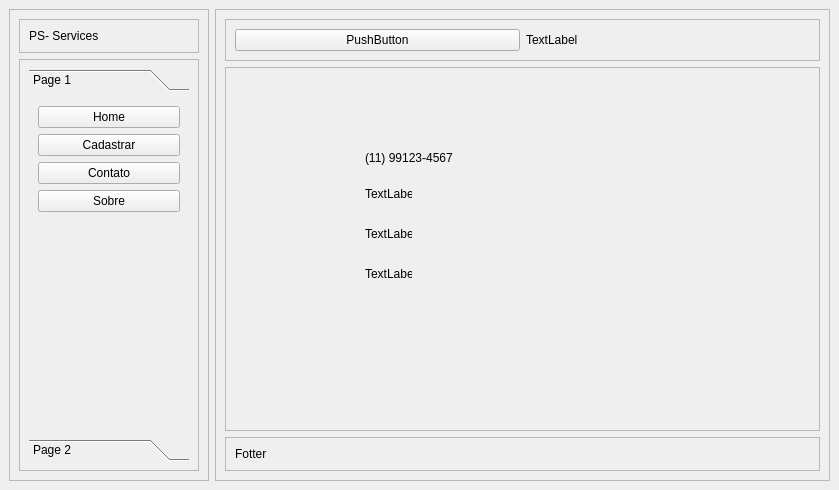
<?xml version="1.0" encoding="UTF-8"?>
<ui version="4.0">
 <class>MainWindow</class>
 <widget class="QMainWindow" name="MainWindow">
  <property name="geometry">
   <rect>
    <x>0</x>
    <y>0</y>
    <width>839</width>
    <height>490</height>
   </rect>
  </property>
  <property name="windowTitle">
   <string>MainWindow</string>
  </property>
  <widget class="QWidget" name="centralwidget">
   <layout class="QHBoxLayout" name="horizontalLayout">
    <item>
     <widget class="QFrame" name="left_container">
      <property name="maximumSize">
       <size>
        <width>200</width>
        <height>16777215</height>
       </size>
      </property>
      <property name="frameShape">
       <enum>QFrame::StyledPanel</enum>
      </property>
      <property name="frameShadow">
       <enum>QFrame::Raised</enum>
      </property>
      <layout class="QVBoxLayout" name="verticalLayout_2">
       <item>
        <widget class="QFrame" name="frame_2">
         <property name="frameShape">
          <enum>QFrame::StyledPanel</enum>
         </property>
         <property name="frameShadow">
          <enum>QFrame::Raised</enum>
         </property>
         <layout class="QHBoxLayout" name="horizontalLayout_4">
          <item>
           <widget class="QLabel" name="label_3">
            <property name="text">
             <string>PS- Services</string>
            </property>
           </widget>
          </item>
         </layout>
        </widget>
       </item>
       <item>
        <widget class="QFrame" name="frame">
         <property name="frameShape">
          <enum>QFrame::StyledPanel</enum>
         </property>
         <property name="frameShadow">
          <enum>QFrame::Raised</enum>
         </property>
         <layout class="QVBoxLayout" name="verticalLayout_3">
          <item>
           <widget class="QToolBox" name="toolBox">
            <property name="currentIndex">
             <number>0</number>
            </property>
            <widget class="QWidget" name="page">
             <property name="geometry">
              <rect>
               <x>0</x>
               <y>0</y>
               <width>160</width>
               <height>336</height>
              </rect>
             </property>
             <attribute name="label">
              <string>Page 1</string>
             </attribute>
             <layout class="QVBoxLayout" name="verticalLayout_4">
              <item>
               <widget class="QPushButton" name="pushButton">
                <property name="text">
                 <string>Home</string>
                </property>
               </widget>
              </item>
              <item>
               <widget class="QPushButton" name="pushButton_2">
                <property name="text">
                 <string>Cadastrar</string>
                </property>
               </widget>
              </item>
              <item>
               <widget class="QPushButton" name="pushButton_3">
                <property name="text">
                 <string>Contato</string>
                </property>
               </widget>
              </item>
              <item>
               <widget class="QPushButton" name="pushButton_4">
                <property name="text">
                 <string>Sobre</string>
                </property>
               </widget>
              </item>
              <item>
               <spacer name="verticalSpacer">
                <property name="orientation">
                 <enum>Qt::Vertical</enum>
                </property>
                <property name="sizeHint" stdset="0">
                 <size>
                  <width>20</width>
                  <height>40</height>
                 </size>
                </property>
               </spacer>
              </item>
             </layout>
            </widget>
            <widget class="QWidget" name="page_2">
             <property name="geometry">
              <rect>
               <x>0</x>
               <y>0</y>
               <width>160</width>
               <height>336</height>
              </rect>
             </property>
             <attribute name="label">
              <string>Page 2</string>
             </attribute>
             <widget class="QTextEdit" name="textEdit">
              <property name="geometry">
               <rect>
                <x>0</x>
                <y>23</y>
                <width>161</width>
                <height>391</height>
               </rect>
              </property>
              <property name="html">
               <string>&lt;!DOCTYPE HTML PUBLIC &quot;-//W3C//DTD HTML 4.0//EN&quot; &quot;http://www.w3.org/TR/REC-html40/strict.dtd&quot;&gt;
&lt;html&gt;&lt;head&gt;&lt;meta name=&quot;qrichtext&quot; content=&quot;1&quot; /&gt;&lt;style type=&quot;text/css&quot;&gt;
p, li { white-space: pre-wrap; }
&lt;/style&gt;&lt;/head&gt;&lt;body style=&quot; font-family:'MS Shell Dlg 2'; font-size:8.25pt; font-weight:400; font-style:normal;&quot;&gt;
&lt;p align=&quot;center&quot; style=&quot;-qt-paragraph-type:empty; margin-top:0px; margin-bottom:0px; margin-left:0px; margin-right:0px; -qt-block-indent:0; text-indent:0px;&quot;&gt;&lt;br /&gt;&lt;/p&gt;
&lt;p align=&quot;center&quot; style=&quot;-qt-paragraph-type:empty; margin-top:0px; margin-bottom:0px; margin-left:0px; margin-right:0px; -qt-block-indent:0; text-indent:0px; font-weight:600;&quot;&gt;&lt;br /&gt;&lt;/p&gt;
&lt;p align=&quot;center&quot; style=&quot;-qt-paragraph-type:empty; margin-top:0px; margin-bottom:0px; margin-left:0px; margin-right:0px; -qt-block-indent:0; text-indent:0px; font-weight:600;&quot;&gt;&lt;br /&gt;&lt;/p&gt;
&lt;p align=&quot;center&quot; style=&quot;-qt-paragraph-type:empty; margin-top:0px; margin-bottom:0px; margin-left:0px; margin-right:0px; -qt-block-indent:0; text-indent:0px; font-weight:600;&quot;&gt;&lt;br /&gt;&lt;/p&gt;
&lt;p align=&quot;center&quot; style=&quot;-qt-paragraph-type:empty; margin-top:0px; margin-bottom:0px; margin-left:0px; margin-right:0px; -qt-block-indent:0; text-indent:0px; font-weight:600;&quot;&gt;&lt;br /&gt;&lt;/p&gt;
&lt;p align=&quot;center&quot; style=&quot;-qt-paragraph-type:empty; margin-top:0px; margin-bottom:0px; margin-left:0px; margin-right:0px; -qt-block-indent:0; text-indent:0px; font-weight:600;&quot;&gt;&lt;br /&gt;&lt;/p&gt;
&lt;p align=&quot;center&quot; style=&quot;-qt-paragraph-type:empty; margin-top:0px; margin-bottom:0px; margin-left:0px; margin-right:0px; -qt-block-indent:0; text-indent:0px; font-weight:600;&quot;&gt;&lt;br /&gt;&lt;/p&gt;
&lt;p align=&quot;center&quot; style=&quot;-qt-paragraph-type:empty; margin-top:0px; margin-bottom:0px; margin-left:0px; margin-right:0px; -qt-block-indent:0; text-indent:0px; font-weight:600;&quot;&gt;&lt;br /&gt;&lt;/p&gt;
&lt;p align=&quot;center&quot; style=&quot;-qt-paragraph-type:empty; margin-top:0px; margin-bottom:0px; margin-left:0px; margin-right:0px; -qt-block-indent:0; text-indent:0px; font-weight:600;&quot;&gt;&lt;br /&gt;&lt;/p&gt;
&lt;p align=&quot;center&quot; style=&quot; margin-top:0px; margin-bottom:0px; margin-left:0px; margin-right:0px; -qt-block-indent:0; text-indent:0px;&quot;&gt;&lt;span style=&quot; font-weight:600;&quot;&gt;Usuário&lt;/span&gt;: Psantos&lt;/p&gt;
&lt;p align=&quot;center&quot; style=&quot;-qt-paragraph-type:empty; margin-top:0px; margin-bottom:0px; margin-left:0px; margin-right:0px; -qt-block-indent:0; text-indent:0px;&quot;&gt;&lt;br /&gt;&lt;/p&gt;
&lt;p align=&quot;center&quot; style=&quot; margin-top:0px; margin-bottom:0px; margin-left:0px; margin-right:0px; -qt-block-indent:0; text-indent:0px;&quot;&gt;&lt;span style=&quot; font-weight:600;&quot;&gt;Sistema&lt;/span&gt;:&lt;span style=&quot; font-weight:600;&quot;&gt; &lt;/span&gt;Cadastro&lt;/p&gt;
&lt;p align=&quot;center&quot; style=&quot;-qt-paragraph-type:empty; margin-top:0px; margin-bottom:0px; margin-left:0px; margin-right:0px; -qt-block-indent:0; text-indent:0px;&quot;&gt;&lt;br /&gt;&lt;/p&gt;
&lt;p align=&quot;center&quot; style=&quot; margin-top:0px; margin-bottom:0px; margin-left:0px; margin-right:0px; -qt-block-indent:0; text-indent:0px;&quot;&gt;&lt;span style=&quot; font-weight:600;&quot;&gt;Status&lt;/span&gt;: Ativo&lt;/p&gt;
&lt;p align=&quot;center&quot; style=&quot;-qt-paragraph-type:empty; margin-top:0px; margin-bottom:0px; margin-left:0px; margin-right:0px; -qt-block-indent:0; text-indent:0px;&quot;&gt;&lt;br /&gt;&lt;/p&gt;
&lt;p align=&quot;center&quot; style=&quot; margin-top:0px; margin-bottom:0px; margin-left:0px; margin-right:0px; -qt-block-indent:0; text-indent:0px;&quot;&gt;&lt;span style=&quot; font-weight:600;&quot;&gt;Data de expiração&lt;/span&gt;: 31/12/2999&lt;/p&gt;&lt;/body&gt;&lt;/html&gt;</string>
              </property>
             </widget>
            </widget>
           </widget>
          </item>
         </layout>
        </widget>
       </item>
      </layout>
     </widget>
    </item>
    <item>
     <widget class="QFrame" name="main_container">
      <property name="frameShape">
       <enum>QFrame::StyledPanel</enum>
      </property>
      <property name="frameShadow">
       <enum>QFrame::Raised</enum>
      </property>
      <layout class="QVBoxLayout" name="verticalLayout">
       <item>
        <widget class="QFrame" name="top_frame">
         <property name="frameShape">
          <enum>QFrame::StyledPanel</enum>
         </property>
         <property name="frameShadow">
          <enum>QFrame::Raised</enum>
         </property>
         <layout class="QHBoxLayout" name="horizontalLayout_2">
          <item>
           <widget class="QPushButton" name="btn_toggle">
            <property name="text">
             <string>PushButton</string>
            </property>
           </widget>
          </item>
          <item>
           <widget class="QLabel" name="label">
            <property name="text">
             <string>TextLabel</string>
            </property>
           </widget>
          </item>
         </layout>
        </widget>
       </item>
       <item>
        <widget class="QFrame" name="main_frame">
         <property name="sizePolicy">
          <sizepolicy hsizetype="Preferred" vsizetype="Expanding">
           <horstretch>0</horstretch>
           <verstretch>0</verstretch>
          </sizepolicy>
         </property>
         <property name="contextMenuPolicy">
          <enum>Qt::ActionsContextMenu</enum>
         </property>
         <property name="frameShape">
          <enum>QFrame::StyledPanel</enum>
         </property>
         <property name="frameShadow">
          <enum>QFrame::Raised</enum>
         </property>
         <layout class="QVBoxLayout" name="verticalLayout_5">
          <item>
           <widget class="QStackedWidget" name="Pages">
            <property name="currentIndex">
             <number>2</number>
            </property>
            <widget class="QWidget" name="pg_home">
             <layout class="QVBoxLayout" name="verticalLayout_6">
              <item>
               <widget class="QLabel" name="label_4">
                <property name="text">
                 <string>TextLabel</string>
                </property>
               </widget>
              </item>
             </layout>
            </widget>
            <widget class="QWidget" name="page_cadastrar">
             <layout class="QVBoxLayout" name="verticalLayout_7">
              <item>
               <widget class="QTabWidget" name="tabWidget">
                <property name="currentIndex">
                 <number>0</number>
                </property>
                <widget class="QWidget" name="tab_3">
                 <attribute name="title">
                  <string>Cadastro</string>
                 </attribute>
                 <layout class="QVBoxLayout" name="verticalLayout_9">
                  <item>
                   <widget class="QFrame" name="frame_4">
                    <property name="frameShape">
                     <enum>QFrame::StyledPanel</enum>
                    </property>
                    <property name="frameShadow">
                     <enum>QFrame::Raised</enum>
                    </property>
                    <layout class="QGridLayout" name="gridLayout">
                     <item row="1" column="0">
                      <widget class="QLineEdit" name="lineEdit">
                       <property name="alignment">
                        <set>Qt::AlignCenter</set>
                       </property>
                       <property name="placeholderText">
                        <string>CNPJ</string>
                       </property>
                      </widget>
                     </item>
                     <item row="2" column="0" colspan="4">
                      <widget class="QLineEdit" name="lineEdit_5">
                       <property name="alignment">
                        <set>Qt::AlignCenter</set>
                       </property>
                       <property name="placeholderText">
                        <string>Logradouro</string>
                       </property>
                      </widget>
                     </item>
                     <item row="3" column="0">
                      <widget class="QLineEdit" name="lineEdit_6">
                       <property name="alignment">
                        <set>Qt::AlignCenter</set>
                       </property>
                       <property name="placeholderText">
                        <string>CEP</string>
                       </property>
                      </widget>
                     </item>
                     <item row="3" column="1" colspan="2">
                      <widget class="QLineEdit" name="lineEdit_9">
                       <property name="alignment">
                        <set>Qt::AlignCenter</set>
                       </property>
                       <property name="placeholderText">
                        <string>Número</string>
                       </property>
                      </widget>
                     </item>
                     <item row="3" column="3">
                      <widget class="QLineEdit" name="lineEdit_10">
                       <property name="alignment">
                        <set>Qt::AlignCenter</set>
                       </property>
                       <property name="placeholderText">
                        <string>Complemento</string>
                       </property>
                      </widget>
                     </item>
                     <item row="4" column="0">
                      <widget class="QLineEdit" name="lineEdit_4">
                       <property name="alignment">
                        <set>Qt::AlignCenter</set>
                       </property>
                       <property name="placeholderText">
                        <string>UF</string>
                       </property>
                      </widget>
                     </item>
                     <item row="4" column="1" colspan="2">
                      <widget class="QLineEdit" name="lineEdit_3">
                       <property name="alignment">
                        <set>Qt::AlignCenter</set>
                       </property>
                       <property name="placeholderText">
                        <string>Município</string>
                       </property>
                      </widget>
                     </item>
                     <item row="4" column="3">
                      <widget class="QLineEdit" name="lineEdit_11">
                       <property name="alignment">
                        <set>Qt::AlignCenter</set>
                       </property>
                       <property name="placeholderText">
                        <string>Bairro</string>
                       </property>
                      </widget>
                     </item>
                     <item row="5" column="0">
                      <widget class="QLineEdit" name="lineEdit_7">
                       <property name="alignment">
                        <set>Qt::AlignCenter</set>
                       </property>
                       <property name="placeholderText">
                        <string>Telefone</string>
                       </property>
                      </widget>
                     </item>
                     <item row="5" column="1" colspan="3">
                      <widget class="QLineEdit" name="lineEdit_8">
                       <property name="alignment">
                        <set>Qt::AlignCenter</set>
                       </property>
                       <property name="placeholderText">
                        <string>Email</string>
                       </property>
                      </widget>
                     </item>
                     <item row="1" column="1" colspan="3">
                      <widget class="QLineEdit" name="lineEdit_2">
                       <property name="text">
                        <string/>
                       </property>
                       <property name="alignment">
                        <set>Qt::AlignCenter</set>
                       </property>
                       <property name="placeholderText">
                        <string>Nome Empresarial</string>
                       </property>
                      </widget>
                     </item>
                     <item row="0" column="0" colspan="4">
                      <widget class="QLabel" name="label_6">
                       <property name="text">
                        <string>&lt;html&gt;&lt;head/&gt;&lt;body&gt;&lt;p align=&quot;center&quot;&gt;Empresa&lt;/p&gt;&lt;/body&gt;&lt;/html&gt;</string>
                       </property>
                      </widget>
                     </item>
                    </layout>
                   </widget>
                  </item>
                  <item alignment="Qt::AlignHCenter">
                   <widget class="QPushButton" name="pushButton_5">
                    <property name="text">
                     <string>PushButton</string>
                    </property>
                   </widget>
                  </item>
                 </layout>
                </widget>
                <widget class="QWidget" name="tab_4">
                 <attribute name="title">
                  <string>Empresas</string>
                 </attribute>
                 <widget class="QLabel" name="label_5">
                  <property name="geometry">
                   <rect>
                    <x>10</x>
                    <y>10</y>
                    <width>521</width>
                    <height>61</height>
                   </rect>
                  </property>
                  <property name="text">
                   <string>&lt;html&gt;&lt;head/&gt;&lt;body&gt;&lt;p align=&quot;center&quot;&gt;&lt;span style=&quot; font-size:16pt; font-weight:600;&quot;&gt;EMPRESAS&lt;/span&gt;&lt;/p&gt;&lt;/body&gt;&lt;/html&gt;</string>
                  </property>
                 </widget>
                 <widget class="QWidget" name="">
                  <property name="geometry">
                   <rect>
                    <x>10</x>
                    <y>70</y>
                    <width>511</width>
                    <height>194</height>
                   </rect>
                  </property>
                  <layout class="QHBoxLayout" name="horizontalLayout_5">
                   <item>
                    <widget class="QTableWidget" name="tableWidget">
                     <column>
                      <property name="text">
                       <string>CNPJ</string>
                      </property>
                     </column>
                     <column>
                      <property name="text">
                       <string>NOME</string>
                      </property>
                     </column>
                     <column>
                      <property name="text">
                       <string>LOGRADOURO</string>
                      </property>
                     </column>
                     <column>
                      <property name="text">
                       <string>NUMERO</string>
                      </property>
                     </column>
                     <column>
                      <property name="text">
                       <string>COMPLEMENTO</string>
                      </property>
                     </column>
                     <column>
                      <property name="text">
                       <string>BAIRRO</string>
                      </property>
                     </column>
                     <column>
                      <property name="text">
                       <string>MUNICIPIO</string>
                      </property>
                     </column>
                     <column>
                      <property name="text">
                       <string>TELEFONE</string>
                      </property>
                     </column>
                     <column>
                      <property name="text">
                       <string>EMAIL</string>
                      </property>
                     </column>
                    </widget>
                   </item>
                   <item>
                    <widget class="QFrame" name="frame_3">
                     <property name="frameShape">
                      <enum>QFrame::StyledPanel</enum>
                     </property>
                     <property name="frameShadow">
                      <enum>QFrame::Raised</enum>
                     </property>
                     <layout class="QVBoxLayout" name="verticalLayout_8">
                      <item>
                       <widget class="QPushButton" name="btn_excel">
                        <property name="text">
                         <string>Gerar Excel</string>
                        </property>
                       </widget>
                      </item>
                      <item>
                       <widget class="QPushButton" name="btn_alterar">
                        <property name="text">
                         <string>Alterar</string>
                        </property>
                       </widget>
                      </item>
                      <item>
                       <widget class="QPushButton" name="btn_excluir">
                        <property name="text">
                         <string>Excluir</string>
                        </property>
                       </widget>
                      </item>
                      <item>
                       <spacer name="verticalSpacer_2">
                        <property name="orientation">
                         <enum>Qt::Vertical</enum>
                        </property>
                        <property name="sizeHint" stdset="0">
                         <size>
                          <width>20</width>
                          <height>40</height>
                         </size>
                        </property>
                       </spacer>
                      </item>
                     </layout>
                    </widget>
                   </item>
                  </layout>
                 </widget>
                </widget>
               </widget>
              </item>
             </layout>
            </widget>
            <widget class="QWidget" name="page_contatos">
             <widget class="QLabel" name="label_7">
              <property name="geometry">
               <rect>
                <x>130</x>
                <y>70</y>
                <width>121</width>
                <height>21</height>
               </rect>
              </property>
              <property name="text">
               <string>(11) 99123-4567</string>
              </property>
             </widget>
             <widget class="QLabel" name="label_8">
              <property name="geometry">
               <rect>
                <x>130</x>
                <y>110</y>
                <width>47</width>
                <height>14</height>
               </rect>
              </property>
              <property name="text">
               <string>TextLabel</string>
              </property>
             </widget>
             <widget class="QLabel" name="label_9">
              <property name="geometry">
               <rect>
                <x>130</x>
                <y>150</y>
                <width>47</width>
                <height>14</height>
               </rect>
              </property>
              <property name="text">
               <string>TextLabel</string>
              </property>
             </widget>
             <widget class="QLabel" name="label_10">
              <property name="geometry">
               <rect>
                <x>130</x>
                <y>190</y>
                <width>47</width>
                <height>14</height>
               </rect>
              </property>
              <property name="text">
               <string>TextLabel</string>
              </property>
             </widget>
            </widget>
            <widget class="QWidget" name="page_sobre"/>
           </widget>
          </item>
         </layout>
        </widget>
       </item>
       <item>
        <widget class="QFrame" name="fotter_frame">
         <property name="frameShape">
          <enum>QFrame::StyledPanel</enum>
         </property>
         <property name="frameShadow">
          <enum>QFrame::Raised</enum>
         </property>
         <layout class="QHBoxLayout" name="horizontalLayout_3">
          <item>
           <widget class="QLabel" name="label_2">
            <property name="text">
             <string>Fotter</string>
            </property>
           </widget>
          </item>
         </layout>
        </widget>
       </item>
      </layout>
     </widget>
    </item>
   </layout>
  </widget>
 </widget>
 <resources>
  <include location="icons/icons_.qrc"/>
 </resources>
 <connections/>
</ui>
